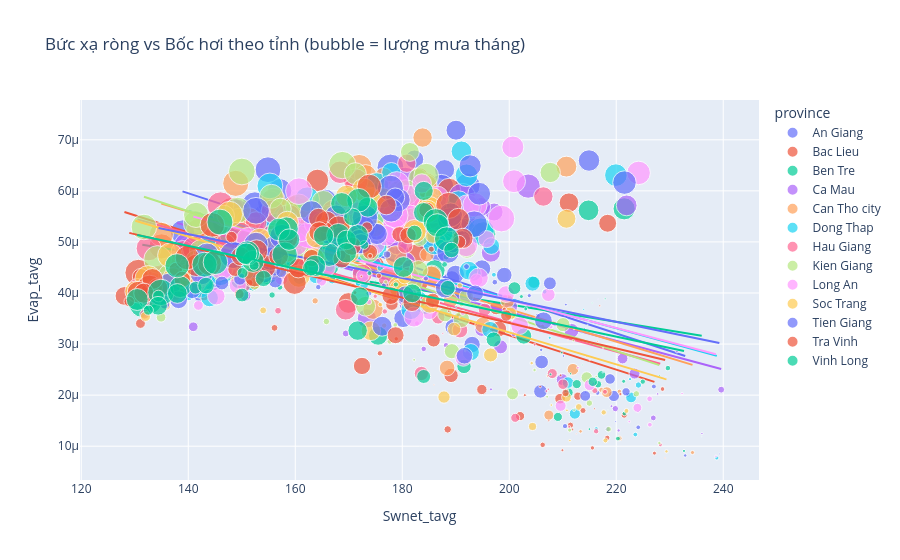

The cell this chart's notebook holds for it:
### Code cell
prov_month = (
    df_gldas.groupby([pd.Grouper(level="date", freq="M"), "province"])
    .agg(
        {
            "SoilMoi0_10cm_inst": "mean",
            "Evap_tavg": "mean",
            "Swnet_tavg": "mean",
            "Rainf_tavg": "sum",
        }
    )
    .reset_index()
)
fig = px.scatter(
    prov_month,
    x="Swnet_tavg",
    y="Evap_tavg",
    color="province",
    size="Rainf_tavg",
    hover_data=["province", "date"],
    trendline="ols",
    title="Bức xạ ròng vs Bốc hơi theo tỉnh (bubble = lượng mưa tháng)",
)
fig.show()
